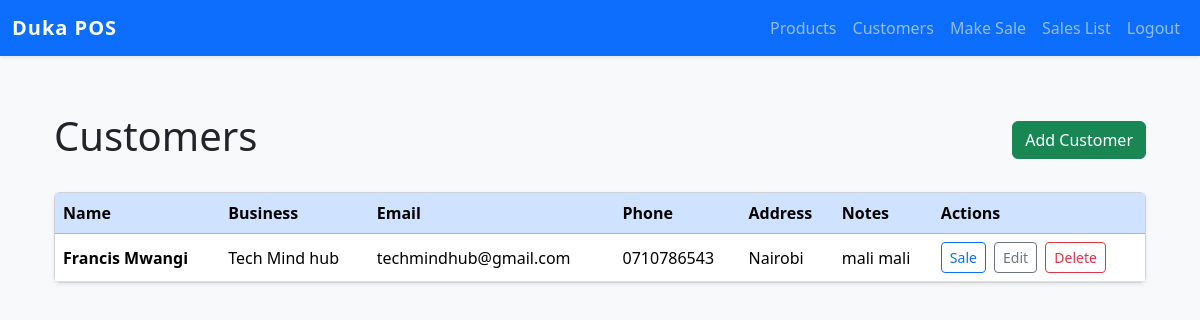
The app's page /customers (signed in) with its own data.
### models.py (models this page shows)
class Customer(db.Model):
    id = db.Column(db.Integer, primary_key=True)
    name = db.Column(db.String(128), nullable=False)
    business_name = db.Column(db.String(128))
    contact_email = db.Column(db.String(128))
    contact_phone = db.Column(db.String(64))
    address = db.Column(db.String(256))
    notes = db.Column(db.Text)

### app.py (the view)
@app.route('/customers')
@login_required()
def customers_list():
    customers = Customer.query.all()
    return render_template('customers_list.html', customers=customers)

### app.py (called while the page is built)
def login_required(role=None):
    def decorator(f):
        from functools import wraps
        @wraps(f)
        def decorated_function(*args, **kwargs):
            if 'user_id' not in session:
                return redirect(url_for('login'))
            if role and session.get('role') != role:
                flash('You do not have permission to access this page.', 'danger')
                return redirect(url_for('home'))
            return f(*args, **kwargs)
        return decorated_function
    return decorator

### templates/customers_list.html (shortened to what this page needs)
{% extends "base.html" %}
{% block content %}
<div class="container">
    <div class="d-flex justify-content-between align-items-center mb-4">
        <h1> Customers</h1>
        <a href="{{ url_for('add_customer') }}" class="btn btn-success"> Add Customer</a>
    </div>
    <div class="card shadow-sm">
        <div class="card-body p-0">
            <div class="table-responsive">
                <table class="table table-hover align-middle mb-0">
                    <thead class="table-primary">
                        <tr>
                            <th>Name</th>
                            <th>Business</th>
                            <th>Email</th>
                            <th>Phone</th>
                            <th>Address</th>
                            <th>Notes</th>
                            <th style="min-width:180px;">Actions</th>
                        </tr>
                    </thead>
                    <tbody>
                        {% for customer in customers %}
                        <tr>
                            <td class="fw-bold">{{ customer.name }}</td>
                            <td>{{ customer.business_name }}</td>
                            <td>{{ customer.contact_email }}</td>
                            <td>{{ customer.contact_phone }}</td>
                            <td>{{ customer.address }}</td>
                            <td>{{ customer.notes }}</td>
                            <td>
                                <a href="{{ url_for('make_customer_sale', customer_id=customer.id) }}" class="btn btn-sm btn-outline-primary me-1"> Sale</a>
                                <a href="{{ url_for('edit_customer', customer_id=customer.id) }}" class="btn btn-sm btn-outline-secondary me-1"> Edit</a>
                                <a href="{{ url_for('delete_customer', customer_id=customer.id) }}" class="btn btn-sm btn-outline-danger" onclick="return confirm('Delete this customer?');"> Delete</a>
                            </td>
                        </tr>
                        {% endfor %}
                    </tbody>
                </table>
            </div>
        </div>
    </div>
</div>
{% endblock %}

### templates/base.html (style rules this page uses)
body { background-color: #f8f9fa; }
.container { margin-top: 2rem; }

### records on screen
Customer: name "Francis Mwangi", business_name "Tech Mind hub", contact_email "techmindhub@gmail.com", contact_phone "0710786543", address "Nairobi", notes "mali mali"
